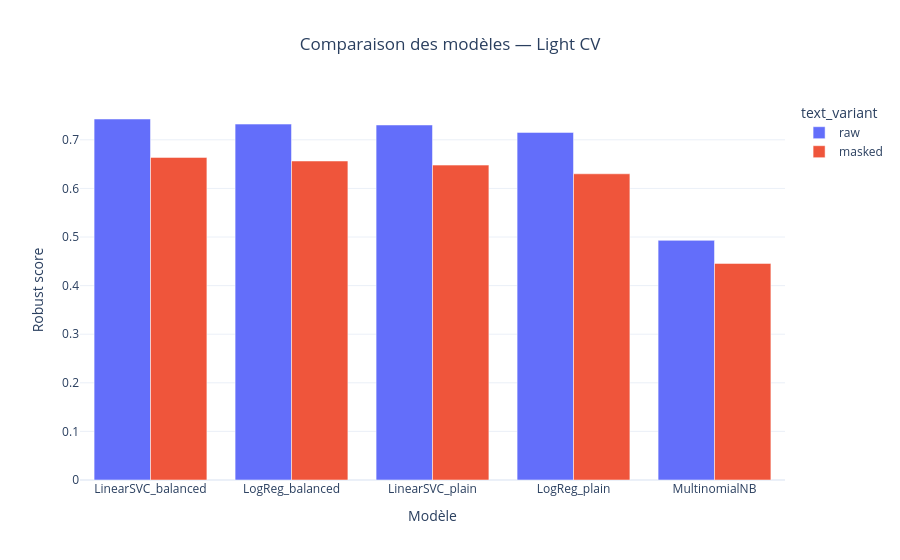

The notebook cell this image was saved under:
### Code cell
# --- Visual comparison of light CV results ---

plot_df = light_cv_summary.copy()

fig = px.bar(
    plot_df,
    x="model",
    y="robust_score",
    color="text_variant",
    barmode="group",
    template=PLOTLY_TEMPLATE,
    title="Comparaison des modèles — Light CV",
    hover_data=[
        "f1_macro_mean",
        "recall_macro_mean",
        "critical_recall_mean",
        "robust_rank",
    ],
)

fig.update_layout(
    xaxis_title="Modèle",
    yaxis_title="Robust score",
    title_x=0.5,
)

fig.write_html(str(CLASSICAL_FIGURES_DIR / "light_cv_comparison.html"))
fig.show()

print("✅ Light CV comparison figure saved")

### Figure 1 — Plotly figure (JSON) as saved in the notebook; plotly's stock layout.template omitted (floating-point values rounded to 4 significant figures)
{"data": [{"alignmentgroup": "True", "customdata": [[0.7685, 0.767, 0.6844, 1.0], [0.7558, 0.7554, 0.6781, 2.0], [0.7667, 0.7615, 0.6513, 3.0], [0.754, 0.7489, 0.6301, 4.0], [0.5453, 0.5661, 0.3504, 5.0]], "hovertemplate": "text_variant=raw<br>model=%{x}<br>robust_score=%{y}<br>f1_macro_mean=%{customdata[0]}<br>recall_macro_mean=%{customdata[1]}<br>critical_recall_mean=%{customdata[2]}<br>robust_rank=%{customdata[3]}<extra></extra>", "legendgroup": "raw", "marker": {"color": "#636efa", "pattern": {"shape": ""}}, "name": "raw", "offsetgroup": "raw", "orientation": "v", "showlegend": true, "textposition": "auto", "type": "bar", "x": ["LinearSVC_balanced", "LogReg_balanced", "LinearSVC_plain", "LogReg_plain", "MultinomialNB"], "xaxis": "x", "y": [0.7428, 0.7323, 0.7305, 0.7153, 0.4931], "yaxis": "y"}, {"alignmentgroup": "True", "customdata": [[0.6922, 0.6919, 0.5979, 1.0], [0.6835, 0.6831, 0.5935, 2.0], [0.6853, 0.6818, 0.5642, 3.0], [0.6748, 0.6704, 0.5301, 4.0], [0.4929, 0.5165, 0.3119, 5.0]], "hovertemplate": "text_variant=masked<br>model=%{x}<br>robust_score=%{y}<br>f1_macro_mean=%{customdata[0]}<br>recall_macro_mean=%{customdata[1]}<br>critical_recall_mean=%{customdata[2]}<br>robust_rank=%{customdata[3]}<extra></extra>", "legendgroup": "masked", "marker": {"color": "#EF553B", "pattern": {"shape": ""}}, "name": "masked", "offsetgroup": "masked", "orientation": "v", "showlegend": true, "textposition": "auto", "type": "bar", "x": ["LinearSVC_balanced", "LogReg_balanced", "LinearSVC_plain", "LogReg_plain", "MultinomialNB"], "xaxis": "x", "y": [0.6638, 0.6564, 0.6479, 0.6301, 0.4457], "yaxis": "y"}], "layout": {"barmode": "group", "legend": {"title": {"text": "text_variant"}, "tracegroupgap": 0}, "title": {"text": "Comparaison des modèles — Light CV", "x": 0.5}, "xaxis": {"anchor": "y", "domain": [0, 1], "title": {"text": "Modèle"}}, "yaxis": {"anchor": "x", "domain": [0, 1], "title": {"text": "Robust score"}}}}
